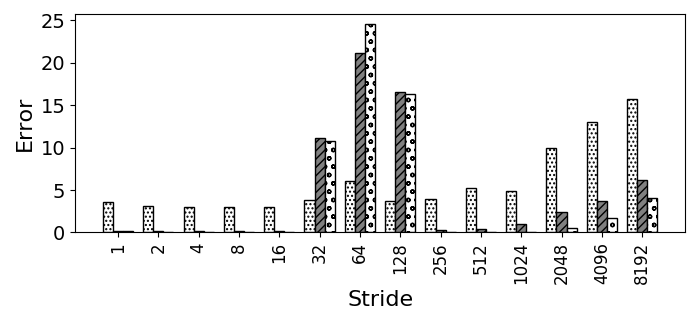

The script that saved this image:
import random
import matplotlib
import matplotlib.pyplot as plt
from matplotlib import style

import numpy as np
import matplotlib.patches as mpatches

#plt.rcdefaults()
fig, ax = plt.subplots()

fig.set_size_inches(7, 3.5)


#stride = ['stride-1', 'stride-2', 'stride-4', 'stride-8', 'stride-16', 'stride-32', 'stride-64', 'stride-128', 'stride-256', 'stride-512', 'stride-1024', 'stride-2048', 'stride-4096', 'stride-8192']
stride = ['1', '2', '4', '8', '16', '32', '64', '128', '256', '512', '1024', '2048', '4096', '8192']

bwell=[3.54690440734318, 3.13407754775781, 3.01531589890099, 2.98962687482247, 2.99217907426445, 3.83323579642171, 6.0207244000754, 3.74593114800149, 3.90623462499754, 5.27340671385718, 4.88429059812411, 9.92533458774915, 12.9654468646394, 15.7118505092353]
slake=[0.184212033008842, 0.174271763326455, 0.202333780400265, 0.227083158730729, 0.146058357519289, 11.0937423980139, 21.1548362684466, 16.4979702994637, 0.341867258556249, 0.428999663529676, 0.949615842990085, 2.37499000319898, 3.74332209671378, 6.20798117556665]
clake=[0.178640305309618, 0.0810063265509386, 0.0283119820466844, 0.0830909016062243, 0.108453494177452, 10.7181663634212, 24.5665085502451, 16.2601151081759, 0.0753352032835405, 0.0343157716823179, 0.0725005251804828, 0.533458952943573, 1.67514095851792, 4.05917200455849]

def average(lst):
    return sum(lst) / len(lst)

print("accurcy")
print("Broadwell showed {:.1f}".format((100-average(bwell)))+"\% accuracy, Sky Lake showed {:.1f}".format((100-average(slake)))+"\% accuracy, and Cascade Lake showed {:.1f}".format((100-average(slake)))+"\% accuracy")



barwidth=.25
# Set position of bar on X axis
r1 = np.arange(len(bwell))
r2 = [x + barwidth for x in r1]
r3 = [x + barwidth for x in r2]


x_pos = np.arange(len(stride))  # the label locations
#ax.barh(x_pos, read, hatch='....', color='white', edgecolor='black')
#rects1 = plt.bar(x, traffic, .8, hatch='....', color='white', edgecolor='black')
plt.bar(r1, bwell, width=barwidth, hatch='....', color='white', edgecolor='black', label='Broadwell')
plt.bar(r2, slake, width=barwidth, hatch='////', color='grey', edgecolor='black', label='Sky Lake')
plt.bar(r3, clake, width=barwidth, hatch='oo', color='white', edgecolor='black', label='Cascade Lake')

#plt.legend(handlelength=3, fontsize=12)

#plt.legend(loc="upper right", fontsize=12)


ax.set_ylabel('Error', fontsize=16)
ax.set_xlabel('Stride', fontsize=16)


#plt.title('', fontsize=18)
#ax.set_xticks(x_pos)

plt.yticks(fontsize=14)
#plt.yticks(np.arange(0, 100, 10), fontsize=14)
#ax.get_yaxis().get_major_formatter().set_scientific(False)

plt.xticks([r + barwidth for r in range(len(bwell))], stride, fontsize=12, rotation=90)

#plt.xticks(rotation=90, fontsize=14)
#ax.set_xticklabels(stride, fontsize=12)

#ax.invert_yaxis()
plt.tight_layout()

plt.show()
fig.savefig('50_init_pref.png', dpi=100)

# Example data
